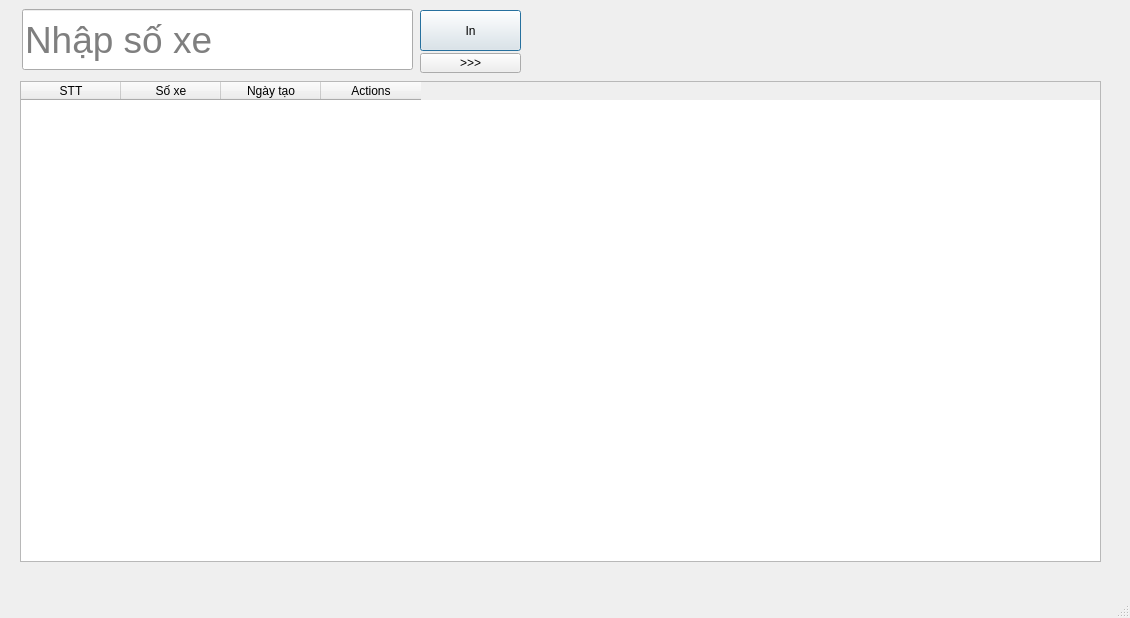
<?xml version="1.0" encoding="UTF-8"?>
<ui version="4.0">
 <class>MainWindow</class>
 <widget class="QMainWindow" name="MainWindow">
  <property name="geometry">
   <rect>
    <x>0</x>
    <y>0</y>
    <width>1130</width>
    <height>618</height>
   </rect>
  </property>
  <property name="windowTitle">
   <string>Gửi Xe GAMING</string>
  </property>
  <widget class="QWidget" name="centralwidget">
   <widget class="QPushButton" name="pushButton">
    <property name="geometry">
     <rect>
      <x>420</x>
      <y>10</y>
      <width>101</width>
      <height>41</height>
     </rect>
    </property>
    <property name="text">
     <string>In</string>
    </property>
    <property name="autoDefault">
     <bool>true</bool>
    </property>
    <property name="default">
     <bool>true</bool>
    </property>
   </widget>
   <widget class="QTableWidget" name="tableWidget">
    <property name="geometry">
     <rect>
      <x>20</x>
      <y>81</y>
      <width>1081</width>
      <height>481</height>
     </rect>
    </property>
    <property name="font">
     <font>
      <pointsize>9</pointsize>
     </font>
    </property>
    <column>
     <property name="text">
      <string>STT</string>
     </property>
    </column>
    <column>
     <property name="text">
      <string>Số xe</string>
     </property>
    </column>
    <column>
     <property name="text">
      <string>Ngày tạo</string>
     </property>
    </column>
    <column>
     <property name="text">
      <string>Actions</string>
     </property>
    </column>
   </widget>
   <widget class="QPushButton" name="pushButton_2">
    <property name="geometry">
     <rect>
      <x>420</x>
      <y>53</y>
      <width>101</width>
      <height>20</height>
     </rect>
    </property>
    <property name="text">
     <string>&gt;&gt;&gt;</string>
    </property>
   </widget>
   <widget class="QLineEdit" name="lineEdit">
    <property name="geometry">
     <rect>
      <x>22</x>
      <y>9</y>
      <width>391</width>
      <height>61</height>
     </rect>
    </property>
    <property name="font">
     <font>
      <pointsize>28</pointsize>
     </font>
    </property>
    <property name="placeholderText">
     <string>Nhập số xe</string>
    </property>
   </widget>
  </widget>
  <widget class="QMenuBar" name="menubar">
   <property name="geometry">
    <rect>
     <x>0</x>
     <y>0</y>
     <width>1130</width>
     <height>21</height>
    </rect>
   </property>
  </widget>
  <widget class="QStatusBar" name="statusbar"/>
 </widget>
 <resources/>
 <connections/>
</ui>
